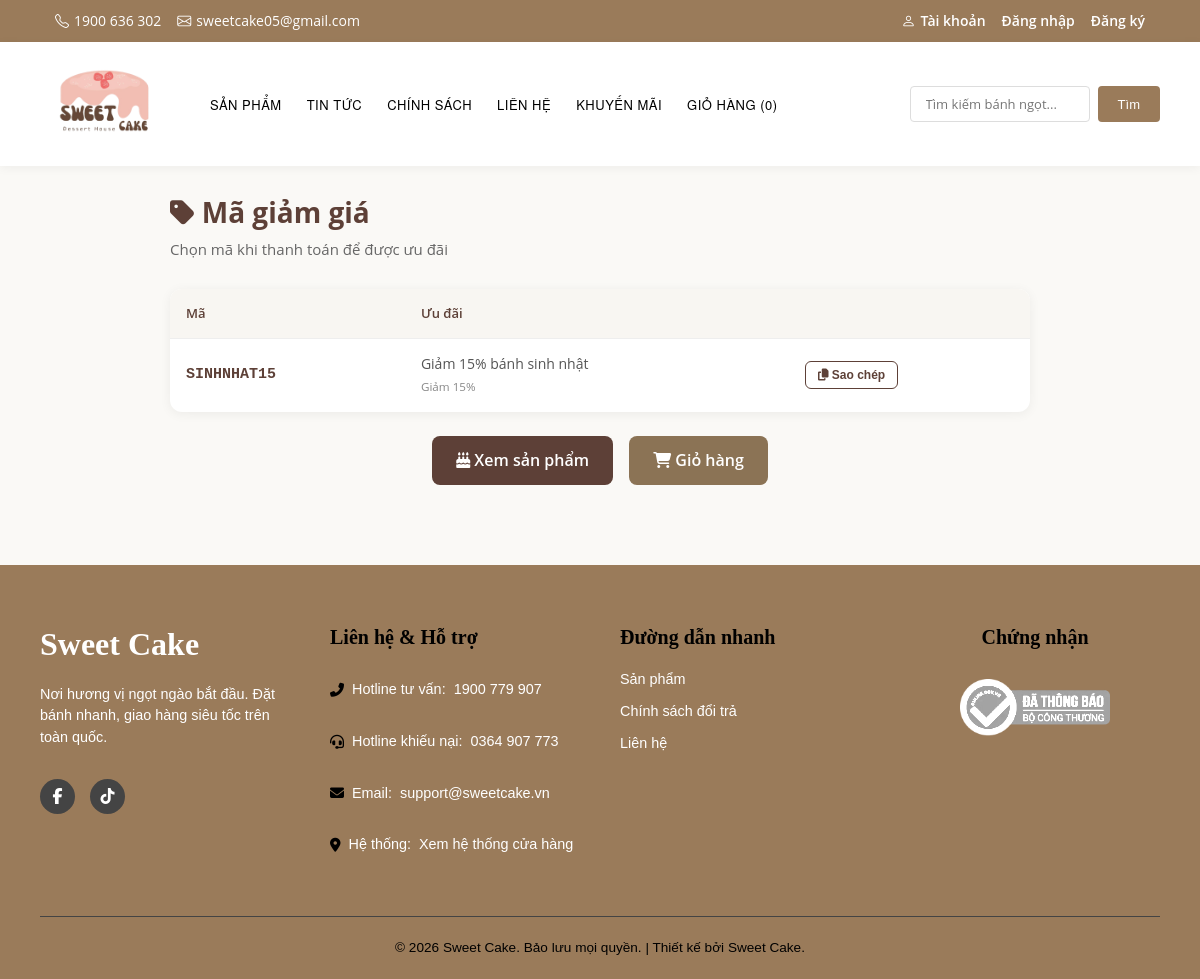
Before: /khachhang/promotion.php with the older database file.
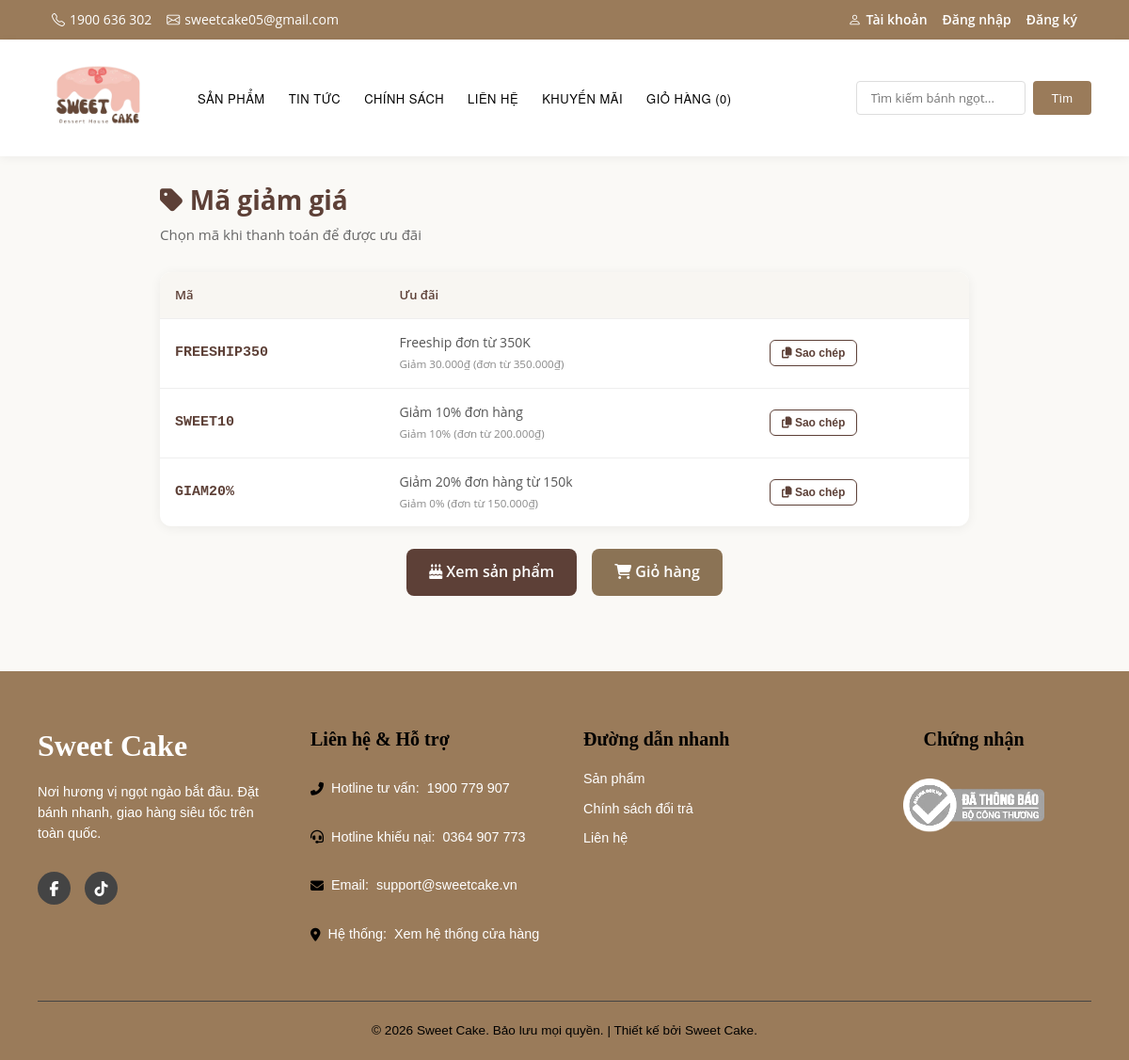
After: the same page with the newer database file.
### tables this page shows
CREATE TABLE `promotions` (
  `id` int(11) NOT NULL,
  `code` varchar(50) NOT NULL,
  `title` varchar(255) DEFAULT NULL,
  `discount_type` enum('percent','fixed') NOT NULL DEFAULT 'percent',
  `discount_value` decimal(10,2) NOT NULL DEFAULT 0.00,
  `min_order_amount` decimal(10,2) DEFAULT 0.00,
  `valid_from` datetime DEFAULT NULL,
  `valid_to` datetime DEFAULT NULL,
  `is_active` tinyint(1) DEFAULT 1,
  `created_at` datetime DEFAULT current_timestamp()
);

### khachhang/promotion.php (the view, shortened to what this page needs)
<?php
require_once 'connect.php';
$conn->query("CREATE TABLE IF NOT EXISTS promotions (
  id int(11) NOT NULL AUTO_INCREMENT,
  code varchar(50) NOT NULL,
  title varchar(255) DEFAULT NULL,
  discount_type enum('percent','fixed') NOT NULL DEFAULT 'percent',
  discount_value decimal(10,2) NOT NULL DEFAULT 0,
  min_order_amount decimal(10,2) DEFAULT 0,
  valid_from datetime DEFAULT NULL,
  valid_to datetime DEFAULT NULL,
  is_active tinyint(1) DEFAULT 1,
  created_at datetime DEFAULT current_timestamp(),
  PRIMARY KEY (id),
  UNIQUE KEY code (code)
) ENGINE=InnoDB DEFAULT CHARSET=utf8mb4");
$promos = [];
$res = $conn->query("SELECT code, title, discount_type, discount_value, min_order_amount, valid_from, valid_to FROM promotions WHERE is_active = 1 AND (valid_from IS NULL OR valid_from <= NOW()) AND (valid_to IS NULL OR valid_to >= NOW()) ORDER BY id");
if ($res && $res->num_rows > 0) {
    while ($row = $res->fetch_assoc()) {
        $promos[] = $row;
    }
}
if (empty($promos)) {
    $conn->query("INSERT IGNORE INTO promotions (code, title, discount_type, discount_value, min_order_amount, is_active) VALUES
    ('SINHNHAT15', 'Giảm 15% đơn bánh sinh nhật', 'percent', 15, 0, 1),
    ('FREESHIP350', 'Freeship đơn từ 350K', 'fixed', 30000, 350000, 1),
    ('SWEET10', 'Giảm 10% đơn từ 200K', 'percent', 10, 200000, 1)");
    $res = $conn->query("SELECT code, title, discount_type, discount_value, min_order_amount FROM promotions WHERE is_active = 1 ORDER BY id");
    if ($res && $res->num_rows > 0) {
        while ($row = $res->fetch_assoc()) { $promos[] = $row; }
    }
}
include 'header.php';
?>
<link rel="stylesheet" href="style.css">
<div class="promo-page">
    <h1><i class="fas fa-tag"></i> Mã giảm giá</h1>
    <p class="subtitle">Chọn mã khi thanh toán để được ưu đãi</p>
    <?php if (!empty($promos)): ?>
        <table class="promo-table">
            <thead>
                <tr>
                    <th>Mã</th>
                    <th>Ưu đãi</th>
                    <th></th>
                </tr>
            </thead>
            <tbody>
                <?php foreach ($promos as $p):
                    $short = $p['discount_type'] === 'percent'
                        ? 'Giảm ' . (int)$p['discount_value'] . '%'
                        : 'Giảm ' . number_format((float)$p['discount_value'], 0, ',', '.') . '₫';
                    if ((float)$p['min_order_amount'] > 0) {
                        $short .= ' (đơn từ ' . number_format((float)$p['min_order_amount'], 0, ',', '.') . '₫)';
                    }
                ?>
                <tr>
                    <td class="promo-code-cell"><?php echo htmlspecialchars($p['code']); ?></td>
                    <td class="promo-desc">
                        <?php echo htmlspecialchars($p['title'] ?: $short); ?>
                        <?php if ($p['title']): ?><br><small><?php echo htmlspecialchars($short); ?></small><?php endif; ?>
                    </td>
                    <td>
                        <button type="button" class="btn-copy" onclick="copyCode('<?php echo htmlspecialchars($p['code'], ENT_QUOTES); ?>')"><i class="fas fa-copy"></i> Sao chép</button>
                    </td>
                </tr>
                <?php endforeach; ?>
            </tbody>
        </table>
    <?php else: ?>
        <div class="promo-empty">
            <p>Hiện chưa có mã khuyến mãi. Vui lòng quay lại sau.</p>
        </div>
    <?php endif; ?>
    <div class="promo-cta">
        <a href="products.php"><i class="fas fa-cake-candles"></i> Xem sản phẩm</a>
        <a href="cart.php" style="margin-left:12px; background:#8B7355;"><i class="fas fa-shopping-cart"></i> Giỏ hàng</a>
    </div>
</div>
<?php include 'footer.php'; ?>

Changed rows visible on the page:
removed promotions: code "SINHNHAT15", title "Giảm 15% bánh sinh nhật", short "Giảm 15%"
now on this page (row unchanged): promotions: code "FREESHIP350", title "Freeship đơn từ 350K", short "Giảm 30.000₫ (đơn từ 350.000₫)"
now on this page (row unchanged): promotions: code "SWEET10", title "Giảm 10% đơn hàng", short "Giảm 10% (đơn từ 200.000₫)"
added promotions: code "GIAM20%", title "Giảm 20% đơn hàng từ 150k", short "Giảm 0% (đơn từ 150.000₫)"
